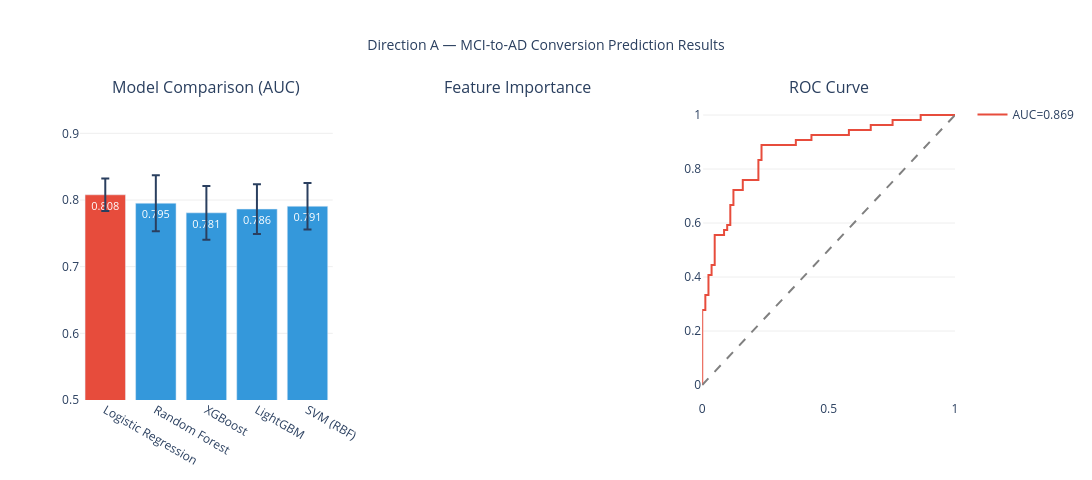

The notebook cell this image was saved under:
### Code cell
#Results visualization:
import plotly.graph_objects as go
from plotly.subplots import make_subplots

fig = make_subplots(rows=1, cols=3,
    subplot_titles=['Model Comparison (AUC)',
                    'Feature Importance',
                    'ROC Curve'])

# 1. Model comparison
model_names = list(results.keys())
aucs  = [results[m]['mean'] for m in model_names]
stds  = [results[m]['std']  for m in model_names]
bar_colors = ['#e74c3c' if m == best_model_name 
              else '#3498db' for m in model_names]

fig.add_trace(go.Bar(
    x=[m.replace(' ','\n') for m in model_names],
    y=aucs, error_y=dict(type='data', array=stds),
    marker_color=bar_colors, showlegend=False,
    text=[f'{a:.3f}' for a in aucs],
    textposition='inside',
    textfont=dict(color='white', size=11)
), row=1, col=1)
fig.update_yaxes(range=[0.5, 0.95], row=1, col=1)

# 2. Feature importance
if 'feat_imp' in dir():
    top10 = feat_imp.head(10)
    fig.add_trace(go.Bar(
        x=top10['Importance'],
        y=top10['Feature'],
        orientation='h',
        marker_color='#e74c3c',
        showlegend=False
    ), row=1, col=2)

# 3. ROC curve
fpr, tpr, _ = roc_curve(y_test, y_prob)
fig.add_trace(go.Scatter(
    x=fpr, y=tpr, mode='lines',
    line=dict(color='#e74c3c', width=2),
    name=f'AUC={auc:.3f}',
    showlegend=True
), row=1, col=3)
fig.add_trace(go.Scatter(
    x=[0,1], y=[0,1], mode='lines',
    line=dict(color='gray', dash='dash'),
    showlegend=False
), row=1, col=3)

fig.update_layout(
    height=480, width=1200,
    title_text='Direction A — MCI-to-AD Conversion Prediction Results',
    title_x=0.5, title_font_size=14,
    paper_bgcolor='white', plot_bgcolor='white'
)
fig.update_xaxes(showgrid=False)
fig.update_yaxes(showgrid=True, gridcolor='#eeeeee')

fig.write_html('03_model_results.html')
print("✅ Saved: 03_model_results.html")
fig.show()

### Figure 1 — Plotly figure (JSON) as saved in the notebook; plotly's stock layout.template omitted (floating-point values rounded to 4 significant figures)
{"data": [{"error_y": {"array": [0.02428, 0.04206, 0.04025, 0.03738, 0.03482], "type": "data"}, "marker": {"color": ["#e74c3c", "#3498db", "#3498db", "#3498db", "#3498db"]}, "showlegend": false, "text": ["0.808", "0.795", "0.781", "0.786", "0.791"], "textfont": {"color": "white", "size": 11}, "textposition": "inside", "type": "bar", "x": ["Logistic\nRegression", "Random\nForest", "XGBoost", "LightGBM", "SVM\n(RBF)"], "xaxis": "x", "y": [0.8078, 0.7952, 0.7808, 0.7864, 0.7906], "yaxis": "y"}, {"line": {"color": "#e74c3c", "width": 2}, "mode": "lines", "name": "AUC=0.869", "showlegend": true, "type": "scatter", "x": [0, 0, 0, 0.01235, 0.01235, 0.02469, 0.02469, 0.03704, 0.03704, 0.04938, 0.04938, 0.08642, 0.08642, 0.09877, 0.09877, 0.1111, 0.1111, 0.1235, 0.1235, 0.1605, 0.1605, 0.2222, 0.2222, 0.2346, 0.2346, 0.3704, 0.3704, 0.4321, 0.4321, 0.5802, 0.5802, 0.6667, 0.6667, 0.7531, 0.7531, 0.8642, 0.8642, 1], "xaxis": "x3", "y": [0, 0.01852, 0.2778, 0.2778, 0.3333, 0.3333, 0.4074, 0.4074, 0.4444, 0.4444, 0.5556, 0.5556, 0.5741, 0.5741, 0.5926, 0.5926, 0.6667, 0.6667, 0.7222, 0.7222, 0.7593, 0.7593, 0.8333, 0.8333, 0.8889, 0.8889, 0.9074, 0.9074, 0.9259, 0.9259, 0.9444, 0.9444, 0.963, 0.963, 0.9815, 0.9815, 1, 1], "yaxis": "y3"}, {"line": {"color": "gray", "dash": "dash"}, "mode": "lines", "showlegend": false, "type": "scatter", "x": [0, 1], "xaxis": "x3", "y": [0, 1], "yaxis": "y3"}], "layout": {"annotations": [{"font": {"size": 16}, "showarrow": false, "text": "Model Comparison (AUC)", "x": 0.1444, "xanchor": "center", "xref": "paper", "y": 1, "yanchor": "bottom", "yref": "paper"}, {"font": {"size": 16}, "showarrow": false, "text": "Feature Importance", "x": 0.5, "xanchor": "center", "xref": "paper", "y": 1, "yanchor": "bottom", "yref": "paper"}, {"font": {"size": 16}, "showarrow": false, "text": "ROC Curve", "x": 0.8556, "xanchor": "center", "xref": "paper", "y": 1, "yanchor": "bottom", "yref": "paper"}], "height": 480, "paper_bgcolor": "white", "plot_bgcolor": "white", "title": {"font": {"size": 14}, "text": "Direction A — MCI-to-AD Conversion Prediction Results", "x": 0.5}, "width": 1200, "xaxis": {"anchor": "y", "domain": [0, 0.2889], "showgrid": false}, "xaxis2": {"anchor": "y2", "domain": [0.3556, 0.6444], "showgrid": false}, "xaxis3": {"anchor": "y3", "domain": [0.7111, 1], "showgrid": false}, "yaxis": {"anchor": "x", "domain": [0, 1], "gridcolor": "#eeeeee", "range": [0.5, 0.95], "showgrid": true}, "yaxis2": {"anchor": "x2", "domain": [0, 1], "gridcolor": "#eeeeee", "showgrid": true}, "yaxis3": {"anchor": "x3", "domain": [0, 1], "gridcolor": "#eeeeee", "showgrid": true}}}
